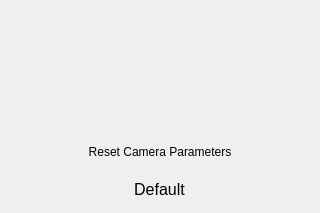
<?xml version="1.0" encoding="UTF-8"?>
<ui version="4.0">
 <class>VisionSettings</class>
 <widget class="QWidget" name="VisionSettings">
  <property name="geometry">
   <rect>
    <x>0</x>
    <y>0</y>
    <width>320</width>
    <height>213</height>
   </rect>
  </property>
  <property name="minimumSize">
   <size>
    <width>320</width>
    <height>213</height>
   </size>
  </property>
  <property name="maximumSize">
   <size>
    <width>320</width>
    <height>213</height>
   </size>
  </property>
  <property name="windowTitle">
   <string>Form</string>
  </property>
  <layout class="QVBoxLayout" name="verticalLayout">
   <property name="margin">
    <number>0</number>
   </property>
   <item>
    <layout class="QHBoxLayout" name="horizontalLayout">
     <item>
      <widget class="QStackedWidget" name="camImage">
       <property name="sizePolicy">
        <sizepolicy hsizetype="Preferred" vsizetype="Preferred">
         <horstretch>160</horstretch>
         <verstretch>120</verstretch>
        </sizepolicy>
       </property>
       <property name="minimumSize">
        <size>
         <width>160</width>
         <height>120</height>
        </size>
       </property>
       <property name="maximumSize">
        <size>
         <width>160</width>
         <height>120</height>
        </size>
       </property>
       <property name="currentIndex">
        <number>-1</number>
       </property>
      </widget>
     </item>
    </layout>
   </item>
   <item>
    <layout class="QHBoxLayout" name="horizontalLayout_8">
     <property name="spacing">
      <number>0</number>
     </property>
     <property name="leftMargin">
      <number>10</number>
     </property>
     <property name="topMargin">
      <number>0</number>
     </property>
     <property name="rightMargin">
      <number>10</number>
     </property>
     <property name="bottomMargin">
      <number>0</number>
     </property>
     <item>
      <widget class="QPushButton" name="ui_visionSettingLfButton">
       <property name="minimumSize">
        <size>
         <width>30</width>
         <height>30</height>
        </size>
       </property>
       <property name="maximumSize">
        <size>
         <width>30</width>
         <height>30</height>
        </size>
       </property>
       <property name="styleSheet">
        <string notr="true">QPushButton{
border:0px;
background-image:url(:/actions/arrowLf-30L.png);
color:black;
font:bold;
font-size:12pt;
}
QPushButton:pressed{
border:0px;
background-image:url(:/actions/arrowLf-30D.png);
color:white;
font:bold;
font-size:12pt;
}</string>
       </property>
       <property name="text">
        <string/>
       </property>
      </widget>
     </item>
     <item>
      <widget class="QStackedWidget" name="ui_paramStack">
       <property name="currentIndex">
        <number>5</number>
       </property>
       <widget class="QWidget" name="ui_brightnessPage">
        <layout class="QVBoxLayout" name="verticalLayout_2">
         <property name="spacing">
          <number>6</number>
         </property>
         <property name="margin">
          <number>9</number>
         </property>
         <item>
          <layout class="QHBoxLayout" name="horizontalLayout_2">
           <property name="spacing">
            <number>0</number>
           </property>
           <item>
            <widget class="QLabel" name="label">
             <property name="maximumSize">
              <size>
               <width>16777215</width>
               <height>20</height>
              </size>
             </property>
             <property name="text">
              <string>Brightness</string>
             </property>
            </widget>
           </item>
           <item>
            <widget class="QLineEdit" name="ui_brightnessLineEdit">
             <property name="maximumSize">
              <size>
               <width>80</width>
               <height>20</height>
              </size>
             </property>
             <property name="layoutDirection">
              <enum>Qt::RightToLeft</enum>
             </property>
             <property name="text">
              <string>127</string>
             </property>
            </widget>
           </item>
          </layout>
         </item>
         <item>
          <widget class="QSlider" name="ui_brightnessSlider">
           <property name="maximumSize">
            <size>
             <width>16777215</width>
             <height>16777215</height>
            </size>
           </property>
           <property name="maximum">
            <number>255</number>
           </property>
           <property name="pageStep">
            <number>25</number>
           </property>
           <property name="value">
            <number>127</number>
           </property>
           <property name="orientation">
            <enum>Qt::Horizontal</enum>
           </property>
          </widget>
         </item>
        </layout>
       </widget>
       <widget class="QWidget" name="ui_contrastPage">
        <layout class="QVBoxLayout" name="verticalLayout_5">
         <item>
          <layout class="QHBoxLayout" name="horizontalLayout_3">
           <property name="spacing">
            <number>0</number>
           </property>
           <item>
            <widget class="QLabel" name="label_2">
             <property name="maximumSize">
              <size>
               <width>16777215</width>
               <height>20</height>
              </size>
             </property>
             <property name="text">
              <string>Contrast</string>
             </property>
            </widget>
           </item>
           <item>
            <widget class="QLineEdit" name="ui_contrastLineEdit">
             <property name="maximumSize">
              <size>
               <width>80</width>
               <height>20</height>
              </size>
             </property>
             <property name="layoutDirection">
              <enum>Qt::RightToLeft</enum>
             </property>
             <property name="text">
              <string>127</string>
             </property>
            </widget>
           </item>
          </layout>
         </item>
         <item>
          <widget class="QSlider" name="ui_contrastSlider">
           <property name="maximum">
            <number>255</number>
           </property>
           <property name="pageStep">
            <number>25</number>
           </property>
           <property name="value">
            <number>127</number>
           </property>
           <property name="orientation">
            <enum>Qt::Horizontal</enum>
           </property>
          </widget>
         </item>
        </layout>
       </widget>
       <widget class="QWidget" name="ui_sharpnessPage">
        <layout class="QVBoxLayout" name="verticalLayout_3">
         <item>
          <layout class="QHBoxLayout" name="horizontalLayout_5">
           <item>
            <widget class="QLabel" name="label_3">
             <property name="text">
              <string>Sharpness</string>
             </property>
            </widget>
           </item>
           <item>
            <widget class="QLineEdit" name="ui_sharpnessLineEdit">
             <property name="maximumSize">
              <size>
               <width>80</width>
               <height>20</height>
              </size>
             </property>
             <property name="layoutDirection">
              <enum>Qt::RightToLeft</enum>
             </property>
             <property name="text">
              <string>31</string>
             </property>
            </widget>
           </item>
          </layout>
         </item>
         <item>
          <widget class="QSlider" name="ui_sharpnessSlider">
           <property name="maximum">
            <number>63</number>
           </property>
           <property name="value">
            <number>31</number>
           </property>
           <property name="orientation">
            <enum>Qt::Horizontal</enum>
           </property>
          </widget>
         </item>
        </layout>
       </widget>
       <widget class="QWidget" name="ui_gammaPage">
        <layout class="QVBoxLayout" name="verticalLayout_4">
         <item>
          <layout class="QHBoxLayout" name="horizontalLayout_9">
           <item>
            <widget class="QLabel" name="label_6">
             <property name="maximumSize">
              <size>
               <width>16777215</width>
               <height>20</height>
              </size>
             </property>
             <property name="text">
              <string>Gamma</string>
             </property>
            </widget>
           </item>
           <item>
            <widget class="QLineEdit" name="ui_gammaLineEdit">
             <property name="maximumSize">
              <size>
               <width>80</width>
               <height>20</height>
              </size>
             </property>
             <property name="layoutDirection">
              <enum>Qt::RightToLeft</enum>
             </property>
             <property name="text">
              <string>100</string>
             </property>
            </widget>
           </item>
          </layout>
         </item>
         <item>
          <widget class="QSlider" name="ui_gammaSlider">
           <property name="maximum">
            <number>255</number>
           </property>
           <property name="pageStep">
            <number>25</number>
           </property>
           <property name="value">
            <number>100</number>
           </property>
           <property name="orientation">
            <enum>Qt::Horizontal</enum>
           </property>
          </widget>
         </item>
        </layout>
       </widget>
       <widget class="QWidget" name="ui_colorBalancePage">
        <layout class="QVBoxLayout" name="verticalLayout_6">
         <property name="spacing">
          <number>0</number>
         </property>
         <property name="margin">
          <number>0</number>
         </property>
         <item>
          <layout class="QGridLayout" name="gridLayout">
           <property name="topMargin">
            <number>3</number>
           </property>
           <property name="spacing">
            <number>4</number>
           </property>
           <item row="0" column="0">
            <widget class="QLabel" name="label_4">
             <property name="maximumSize">
              <size>
               <width>16777215</width>
               <height>20</height>
              </size>
             </property>
             <property name="text">
              <string>Red Balance</string>
             </property>
            </widget>
           </item>
           <item row="0" column="1">
            <widget class="QLineEdit" name="ui_redBalLineEdit">
             <property name="maximumSize">
              <size>
               <width>35</width>
               <height>20</height>
              </size>
             </property>
             <property name="layoutDirection">
              <enum>Qt::RightToLeft</enum>
             </property>
             <property name="text">
              <string>31</string>
             </property>
            </widget>
           </item>
           <item row="1" column="0">
            <widget class="QLabel" name="label_5">
             <property name="maximumSize">
              <size>
               <width>16777215</width>
               <height>20</height>
              </size>
             </property>
             <property name="text">
              <string>Blue Balance</string>
             </property>
            </widget>
           </item>
           <item row="1" column="1">
            <widget class="QLineEdit" name="ui_blueBalLineEdit">
             <property name="maximumSize">
              <size>
               <width>35</width>
               <height>20</height>
              </size>
             </property>
             <property name="layoutDirection">
              <enum>Qt::RightToLeft</enum>
             </property>
             <property name="text">
              <string>31</string>
             </property>
            </widget>
           </item>
           <item row="3" column="0" colspan="3">
            <widget class="QCheckBox" name="ui_autoWhiteBalCheckBox">
             <property name="maximumSize">
              <size>
               <width>16777215</width>
               <height>20</height>
              </size>
             </property>
             <property name="layoutDirection">
              <enum>Qt::LeftToRight</enum>
             </property>
             <property name="text">
              <string>Auto White Balance</string>
             </property>
            </widget>
           </item>
           <item row="1" column="2">
            <widget class="QSlider" name="ui_blueBalSlider">
             <property name="maximumSize">
              <size>
               <width>100</width>
               <height>16777215</height>
              </size>
             </property>
             <property name="maximum">
              <number>127</number>
             </property>
             <property name="value">
              <number>31</number>
             </property>
             <property name="orientation">
              <enum>Qt::Horizontal</enum>
             </property>
            </widget>
           </item>
           <item row="0" column="2">
            <widget class="QSlider" name="ui_redBalSlider">
             <property name="maximumSize">
              <size>
               <width>100</width>
               <height>16777215</height>
              </size>
             </property>
             <property name="maximum">
              <number>127</number>
             </property>
             <property name="value">
              <number>31</number>
             </property>
             <property name="orientation">
              <enum>Qt::Horizontal</enum>
             </property>
            </widget>
           </item>
          </layout>
         </item>
        </layout>
       </widget>
       <widget class="QWidget" name="ui_defaultPage">
        <layout class="QVBoxLayout" name="verticalLayout_8">
         <item>
          <widget class="QLabel" name="label_8">
           <property name="text">
            <string>Reset Camera Parameters</string>
           </property>
           <property name="alignment">
            <set>Qt::AlignCenter</set>
           </property>
          </widget>
         </item>
         <item>
          <layout class="QHBoxLayout" name="horizontalLayout_10">
           <item>
            <widget class="QPushButton" name="ui_defaultButton">
             <property name="minimumSize">
              <size>
               <width>95</width>
               <height>30</height>
              </size>
             </property>
             <property name="maximumSize">
              <size>
               <width>95</width>
               <height>30</height>
              </size>
             </property>
             <property name="styleSheet">
              <string notr="true">QPushButton{
border:0px;
background-image:url(:/actions/rivet95x30L.png);
color:black;
font-size:12pt;
}
QPushButton:pressed{
border:0px;
background-image:url(:/actions/rivet95x30D.png);
color:white;
font-size:12pt;
}</string>
             </property>
             <property name="text">
              <string>Default</string>
             </property>
            </widget>
           </item>
          </layout>
         </item>
        </layout>
       </widget>
       <widget class="QWidget" name="ui_exposurePage">
        <layout class="QVBoxLayout" name="verticalLayout_7">
         <item>
          <layout class="QHBoxLayout" name="horizontalLayout_6">
           <item>
            <widget class="QLabel" name="label_7">
             <property name="maximumSize">
              <size>
               <width>16777215</width>
               <height>20</height>
              </size>
             </property>
             <property name="text">
              <string>Exposure</string>
             </property>
            </widget>
           </item>
           <item>
            <widget class="QLineEdit" name="ui_exposureLineEdit">
             <property name="maximumSize">
              <size>
               <width>80</width>
               <height>20</height>
              </size>
             </property>
             <property name="layoutDirection">
              <enum>Qt::RightToLeft</enum>
             </property>
             <property name="text">
              <string>100</string>
             </property>
            </widget>
           </item>
          </layout>
         </item>
         <item>
          <widget class="QSlider" name="ui_exposureSlider">
           <property name="maximumSize">
            <size>
             <width>300</width>
             <height>15</height>
            </size>
           </property>
           <property name="layoutDirection">
            <enum>Qt::LeftToRight</enum>
           </property>
           <property name="autoFillBackground">
            <bool>false</bool>
           </property>
           <property name="maximum">
            <number>255</number>
           </property>
           <property name="singleStep">
            <number>1</number>
           </property>
           <property name="pageStep">
            <number>25</number>
           </property>
           <property name="value">
            <number>1</number>
           </property>
           <property name="sliderPosition">
            <number>1</number>
           </property>
           <property name="orientation">
            <enum>Qt::Horizontal</enum>
           </property>
           <property name="tickPosition">
            <enum>QSlider::NoTicks</enum>
           </property>
           <property name="tickInterval">
            <number>10000</number>
           </property>
          </widget>
         </item>
         <item>
          <layout class="QHBoxLayout" name="horizontalLayout_7">
           <item>
            <spacer name="horizontalSpacer_6">
             <property name="orientation">
              <enum>Qt::Horizontal</enum>
             </property>
             <property name="sizeHint" stdset="0">
              <size>
               <width>40</width>
               <height>20</height>
              </size>
             </property>
            </spacer>
           </item>
           <item>
            <widget class="QCheckBox" name="ui_autoExposureCheckBox">
             <property name="maximumSize">
              <size>
               <width>16777215</width>
               <height>20</height>
              </size>
             </property>
             <property name="text">
              <string>Auto Exposure</string>
             </property>
            </widget>
           </item>
           <item>
            <spacer name="horizontalSpacer_7">
             <property name="orientation">
              <enum>Qt::Horizontal</enum>
             </property>
             <property name="sizeHint" stdset="0">
              <size>
               <width>40</width>
               <height>20</height>
              </size>
             </property>
            </spacer>
           </item>
          </layout>
         </item>
        </layout>
       </widget>
      </widget>
     </item>
     <item>
      <widget class="QPushButton" name="ui_visionSettingRtButton">
       <property name="minimumSize">
        <size>
         <width>30</width>
         <height>30</height>
        </size>
       </property>
       <property name="maximumSize">
        <size>
         <width>30</width>
         <height>30</height>
        </size>
       </property>
       <property name="styleSheet">
        <string notr="true">QPushButton{
border:0px;
background-image:url(:/actions/arrowRt-30L.png);
color:black;
font:bold;
font-size:12pt;
}
QPushButton:pressed{
border:0px;
background-image:url(:/actions/arrowRt-30D.png);
color:white;
font:bold;
font-size:12pt;
}</string>
       </property>
       <property name="text">
        <string/>
       </property>
      </widget>
     </item>
    </layout>
   </item>
  </layout>
 </widget>
 <resources/>
 <connections/>
</ui>
